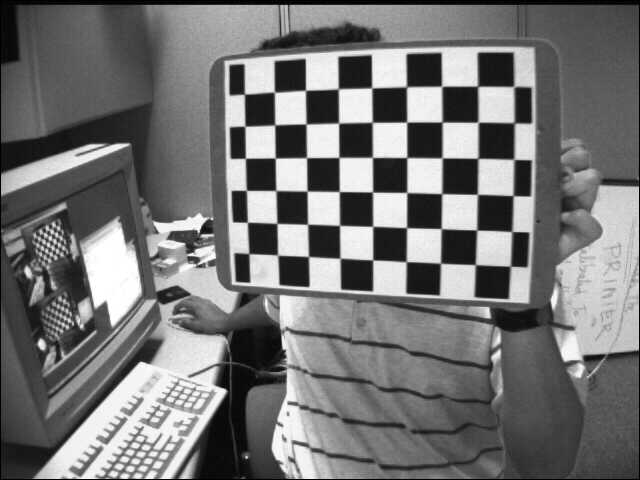
#> input picture Week_6/opencv_calibration_imgs/left01.jpg, 640 x 480 px; its folder holds only this picture in this run
$ python calibration.py
#> lines starting #> are read from the running program, lines starting #| are printed output that depends on the picture; after the words box and inside, x2 and y2 are one past the last pixel; in counts of white or black regions, pixels touching at a corner belong together; long printed decimals are rounded
#!/usr/bin/env python3

import cv2
import numpy as np
import os
import glob

vis = False
np.set_printoptions(precision=3)

# Part 1
folder = 'opencv_calibration_imgs'
CHECKERBOARD = (6,9)

# Part 2
# folder = 'prof_calibration_imgs'
# CHECKERBOARD = (7,11)

# Part 3
# folder = 'custom_calibration_imgs'
# CHECKERBOARD = (6,9)

# Defining the dimensions of checkerboard
criteria = (cv2.TERM_CRITERIA_EPS + cv2.TERM_CRITERIA_MAX_ITER, 30, 0.001)

# Creating vector to store vectors of 3D points for each checkerboard image
objpoints = []
# Creating vector to store vectors of 2D points for each checkerboard image
imgpoints = []

# Defining the world coordinates for 3D points
objp = np.zeros((1, CHECKERBOARD[0] * CHECKERBOARD[1], 3), np.float32)
objp[0,:,:2] = np.mgrid[0:CHECKERBOARD[0], 0:CHECKERBOARD[1]].T.reshape(-1, 2)
prev_img_shape = None

# Extracting path of individual image stored in a given directory
images = glob.glob(os.path.join(folder, '*.jpg'))

for fname in images:
    img = cv2.imread(fname)
#> img is the input picture: shape (480, 640, 3); min 0, max 255, mean 116.6
    gray = cv2.cvtColor(img,cv2.COLOR_BGR2GRAY)
    # Find the chess board corners

    ret, corners = cv2.findChessboardCorners(gray, CHECKERBOARD, cv2.CALIB_CB_ADAPTIVE_THRESH + cv2.CALIB_CB_FAST_CHECK + cv2.CALIB_CB_NORMALIZE_IMAGE)
#> ret = True; corners = 54 rows, first 8: [248.8, 253.6], [247.4, 222.5], [246.4, 190.3], [245.5, 158.4], [245, 126.5], [244.5, 94.33], [277.5, 255.2], [276.8, 223.4]

    if ret == True:
        objpoints.append(objp)
        corners2 = cv2.cornerSubPix(gray, corners, (11,11),(-1,-1), criteria)
#> corners2 = 54 rows, first 8: [248.9, 253.6], [247.4, 222.3], [246.3, 190.4], [245.4, 158.3], [244.9, 126.2], [244.4, 94.14], [277.6, 255.1], [276.9, 223.4]
        imgpoints.append(corners2)
        # Draw and display the corners
        img = cv2.drawChessboardCorners(img, CHECKERBOARD, corners2, ret)
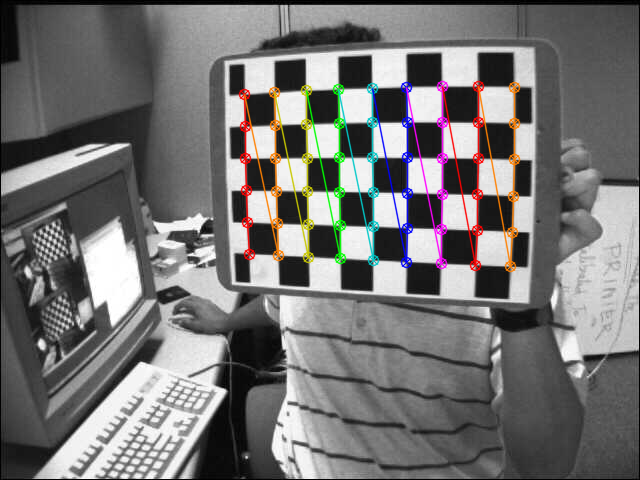
#> img: shape (480, 640, 3); 4.23% of pixels changed, all inside (x1, y1, x2, y2) = (238, 80, 521, 273)

    if vis:
        cv2.imshow('img',img)
        cv2.waitKey(0)

cv2.destroyAllWindows()

h,w = img.shape[:2]
#> h = 480; w = 640
"""
Performing camera calibration by
passing the value of known 3D points (objpoints)
and corresponding pixel coordinates of the
detected corners (imgpoints)
"""
ret, mtx, dist, rvecs, tvecs = cv2.calibrateCamera(objpoints, imgpoints, gray.shape[::-1], None, None)
#> ret = 0.161; mtx = [[799.8, 0, 306.2], [0, 761.1, 310.1], [0, 0, 1]]; dist = [[-0.636, 0.284, -0.0557, 0.0202, -0.377]]; rvecs = ([-0.136, 0.524, -1.51],); tvecs = ([-1.76, -1.8, 24.43],)

# Save the camera calibration result for later use
print("Camera matrix : \n")
print(mtx)
#| [[799.787   0.    306.151]
#|  [  0.    761.118 310.051]
#|  [  0.      0.      1.   ]]
np.save(folder + '/camera_matrix.npy', mtx)
print("")

print("dist : \n")
print(dist)
#| [[-0.636  0.284 -0.056  0.02  -0.377]]
np.save(folder + '/camera_dist_coeff.npy', dist)
print("")

print("rvecs : \n")
print(rvecs)
#| (array([[-0.136],
#|        [ 0.524],
#|        [-1.508]]),)
np.save(folder + '/camera_rvecs.npy', rvecs)
print("")

print("tvecs : \n")
print(tvecs)
#| (array([[-1.763],
#|        [-1.799],
#|        [24.433]]),)
np.save(folder + '/camera_tvecs.npy', tvecs)
print("")

# Re-projection error gives a good estimation of just how exact the found parameters are.
mean_error = 0
for i in range(len(objpoints)):
    imgpoints2, _ = cv2.projectPoints(objpoints[i], rvecs[i], tvecs[i], mtx, dist)
    error = cv2.norm(imgpoints[i],imgpoints2, cv2.NORM_L2)/len(imgpoints2)
    mean_error += error
#> this loop made 1 pass
#> (error, mean_error) on pass 1: (0.0219, 0.0219)
#> after the loop, mean_error = 0.0219

print( "total error: {}".format(mean_error/len(objpoints)) )
#| total error: 0.02191

# Reprojection error save
np.save(folder + '/camera_reprojection_error.npy', mean_error)


# Get new image which are undistorted using the camera matrix and distortion coefficients
for fname in images:
    img = cv2.imread(fname)
    h,  w = img.shape[:2]
    newcameramtx, roi = cv2.getOptimalNewCameraMatrix(mtx, dist, (w,h), 1, (w,h))
#> newcameramtx = [[577.7, 0, 331.8], [0, 539.9, 294.6], [0, 0, 1]]; roi = (75, 67, 521, 358)

    # undistort
    dst = cv2.undistort(img, mtx, dist, None, newcameramtx)
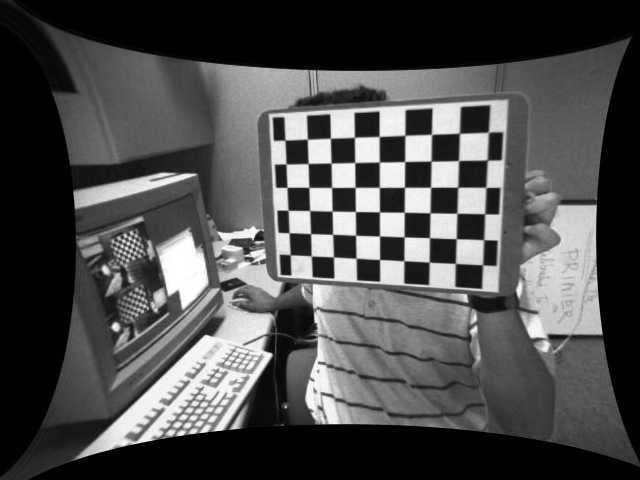
#> dst: shape (480, 640, 3); min 0, max 255, mean 76.6
    # crop the image
    x, y, w, h = roi
#> x = 75; y = 67; w = 521; h = 358
    dst = dst[y:y+h, x:x+w]
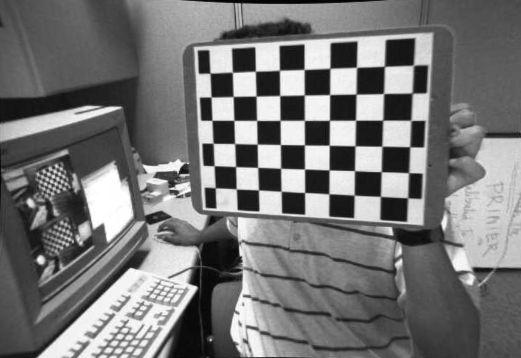
#> dst: shape (358, 521, 3); min 0, max 255, mean 117.6
    cv2.imwrite(folder + '/calibresult/' + fname.split('/')[-1], dst)

    if vis:
        cv2.imshow('img',dst)
        cv2.waitKey(0)

cv2.destroyAllWindows()

$ run again, on Week_6/opencv_calibration_imgs/left05.jpg
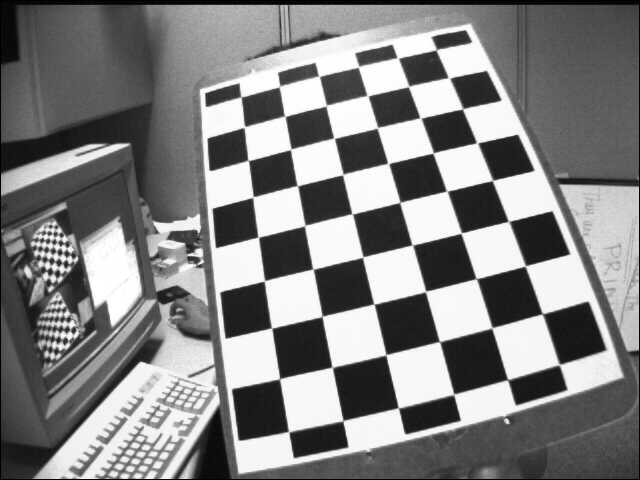
#> input picture Week_6/opencv_calibration_imgs/left05.jpg, 640 x 480 px
#> img is the input picture: shape (480, 640, 3); min 0, max 255, mean 129.8
#> `ret, corners = cv2.findChessboardCorners(gray, CHECKERBOARD, cv2.CALIB..`: ret = True; corners = 54 rows, first 8: [241.1, 96.86], [279, 86.93], [319.3, 76.62], [358.4, 66.89], [397.5, 57.87], [435.9, 50.23], [244.9, 126.6], [285.5, 116.6]
#> corners2 = 54 rows, first 8: [240.9, 96.93], [279.5, 86.41], [319.1, 76.26], [358.4, 66.66], [397.8, 57.84], [436.3, 49.72], [244.3, 127], [284.7, 116.3]
#> `img = cv2.drawChessboardCorners(img, CHECKERBOARD, corners2, ret)`:
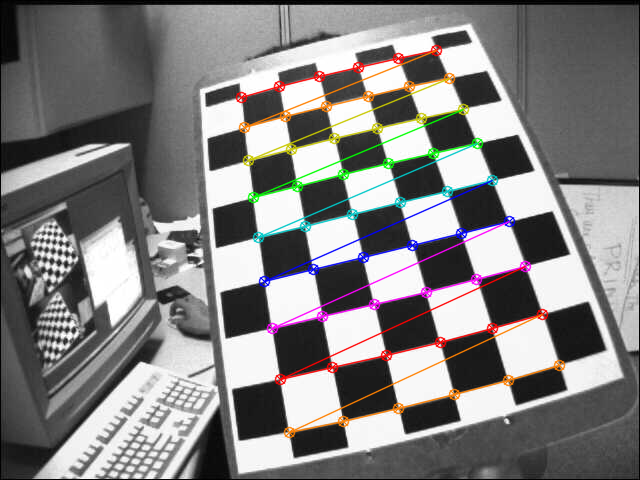
#> img: shape (480, 640, 3); 5.19% of pixels changed, all inside (x1, y1, x2, y2) = (235, 44, 566, 439)
#> `ret, mtx, dist, rvecs, tvecs = cv2.calibrateCamera(objpoints, imgpoint..`: ret = 0.143; mtx = [[655.2, 0, 318.4], [0, 666, 182.3], [0, 0, 1]]; dist = [[-0.434, -0.0421, 0.0347, 0.0164, 0.441]]; rvecs = ([-0.601, 0.113, -0.22],); tvecs = ([-1.94, -2.1, 15.81],)
#| [[655.219   0.    318.417]
#|  [  0.    666.006 182.336]
#|  [  0.      0.      1.   ]]
#| [[-0.434 -0.042  0.035  0.016  0.441]]
#| (array([[-0.601],
#|        [ 0.113],
#|        [-0.22 ]]),)
#| (array([[-1.937],
#|        [-2.101],
#|        [15.807]]),)
#> the loop `for i in range(len(objpoints)):` made 1 pass
#> (error, mean_error) on pass 1: (0.0195, 0.0195)
#> after the loop `for i in range(len(objpoints)):`: mean_error = 0.0195
#| total error: 0.01946
#> newcameramtx = [[524.2, 0, 334.6], [0, 541.1, 204.3], [0, 0, 1]]; roi = (32, 45, 583, 411)
#> `x, y, w, h = roi`: x = 32; y = 45; w = 583; h = 411
#> `dst = dst[y:y+h, x:x+w]`:
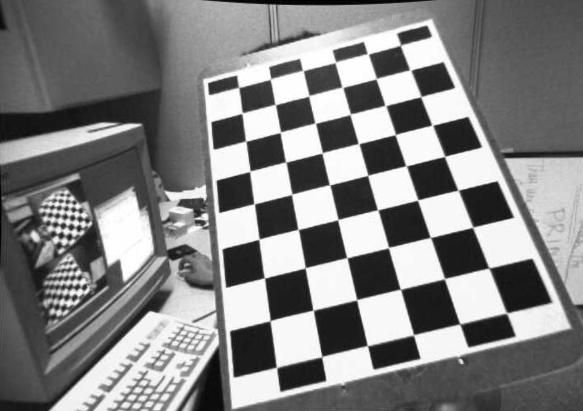
#> dst: shape (411, 583, 3); min 0, max 255, mean 129.9

$ run again, on Week_6/opencv_calibration_imgs/left06.jpg
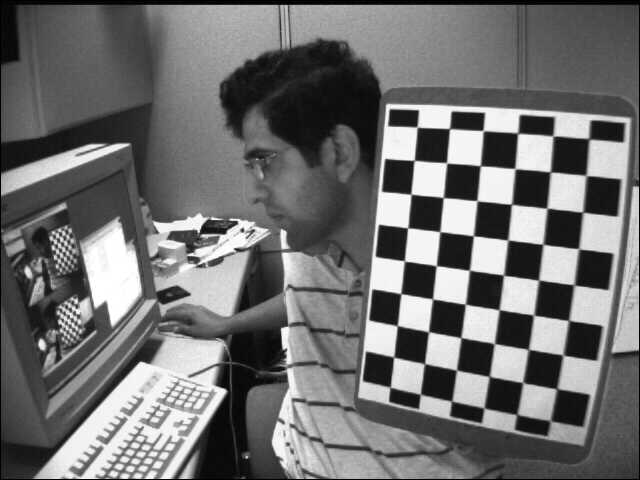
#> input picture Week_6/opencv_calibration_imgs/left06.jpg, 640 x 480 px
#> img is the input picture: shape (480, 640, 3); min 0, max 255, mean 111.6
#> `ret, corners = cv2.findChessboardCorners(gray, CHECKERBOARD, cv2.CALIB..`: ret = True; corners = 54 rows, first 8: [416.7, 126.5], [449.4, 128.8], [482.6, 130.1], [516.9, 133.6], [552.9, 135.9], [589.1, 139], [414.3, 160.3], [446.7, 162.9]
#> corners2 = 54 rows, first 8: [417.1, 127.1], [449.6, 128.6], [483.1, 130.6], [517.7, 133.1], [553, 135.9], [588.9, 138.7], [414.1, 160.4], [446.6, 162.9]
#> `img = cv2.drawChessboardCorners(img, CHECKERBOARD, corners2, ret)`:
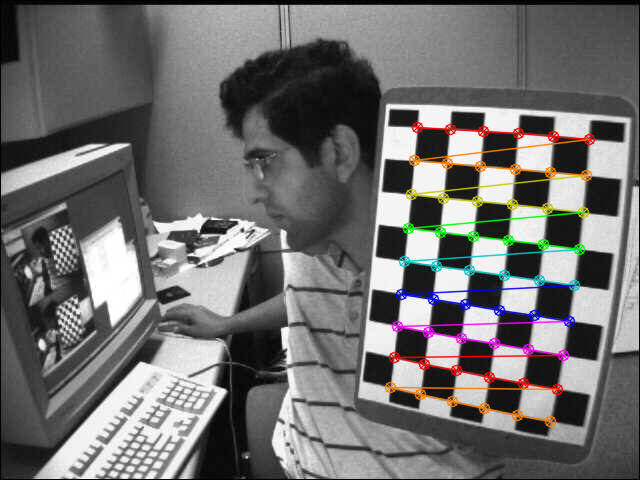
#> img: shape (480, 640, 3); 4.23% of pixels changed, all inside (x1, y1, x2, y2) = (384, 121, 596, 428)
#> `ret, mtx, dist, rvecs, tvecs = cv2.calibrateCamera(objpoints, imgpoint..`: ret = 0.129; mtx = [[635.8, 0, 269.2], [0, 645.3, 222], [0, 0, 1]]; dist = [[-0.377, 0.0379, -6.31e-05, 0.0349, 0.0991]]; rvecs = ([0.0547, 0.556, 0.102],); tvecs = ([4.39, -2.81, 18.88],)
#| [[635.751   0.    269.191]
#|  [  0.    645.26  221.96 ]
#|  [  0.      0.      1.   ]]
#| [[-3.771e-01  3.786e-02 -6.306e-05  3.489e-02  9.908e-02]]
#| (array([[0.055],
#|        [0.556],
#|        [0.102]]),)
#| (array([[ 4.393],
#|        [-2.812],
#|        [18.883]]),)
#> the loop `for i in range(len(objpoints)):` made 1 pass
#> (error, mean_error) on pass 1: (0.0176, 0.0176)
#> after the loop `for i in range(len(objpoints)):`: mean_error = 0.0176
#| total error: 0.01757
#> newcameramtx = [[515.5, 0, 296.8], [0, 505.9, 217.7], [0, 0, 1]]; roi = (43, 35, 576, 397)
#> `x, y, w, h = roi`: x = 43; y = 35; w = 576; h = 397
#> `dst = dst[y:y+h, x:x+w]`:
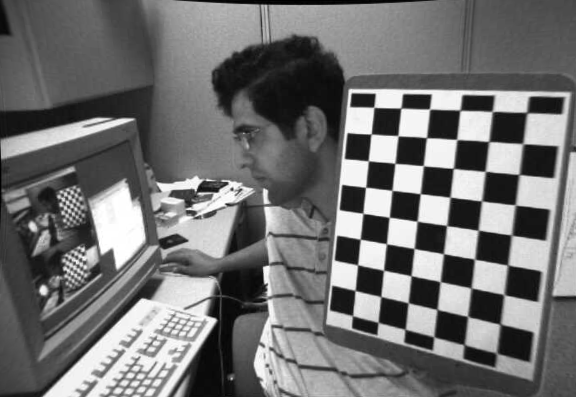
#> dst: shape (397, 576, 3); min 0, max 255, mean 113.1

$ run again, on Week_6/opencv_calibration_imgs/left02.jpg
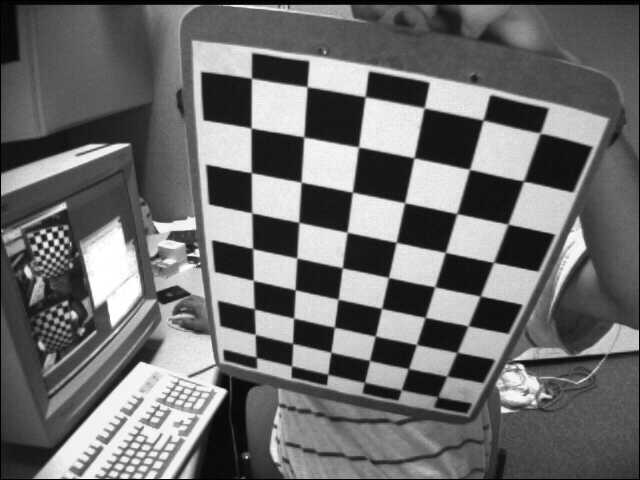
#> input picture Week_6/opencv_calibration_imgs/left02.jpg, 640 x 480 px
#> img is the input picture: shape (480, 640, 3); min 0, max 255, mean 109
#> `ret, corners = cv2.findChessboardCorners(gray, CHECKERBOARD, cv2.CALIB..`: ret = True; corners = 54 rows, first 8: [437.8, 396.5], [401.3, 389.6], [364.6, 381.6], [327.6, 374.4], [291.6, 366], [256.6, 357.4], [446.6, 375.9], [408.5, 368.4]
#> corners2 = 54 rows, first 8: [435.3, 402.6], [401, 391.4], [363.3, 386.2], [327.5, 378.3], [291, 369.3], [256.4, 362.4], [446.7, 376.1], [408.5, 368.6]
#> `img = cv2.drawChessboardCorners(img, CHECKERBOARD, corners2, ret)`:
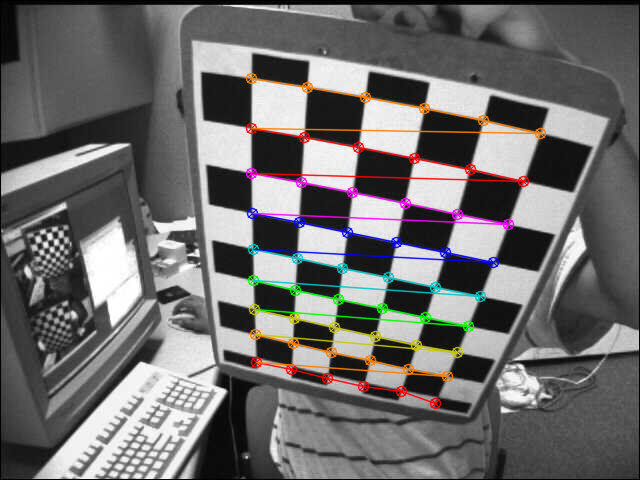
#> img: shape (480, 640, 3); 5.19% of pixels changed, all inside (x1, y1, x2, y2) = (245, 72, 547, 410)
#> `ret, mtx, dist, rvecs, tvecs = cv2.calibrateCamera(objpoints, imgpoint..`: ret = 1.09; mtx = [[517.6, 0, 339.6], [0, 509.4, 262.1], [0, 0, 1]]; dist = [[-0.0781, -0.733, 0.0164, -0.0106, 1.73]]; rvecs = ([-0.23, 1.06, -2.78],); tvecs = ([2.61, 3.67, 13.52],)
#| [[517.635   0.    339.626]
#|  [  0.    509.439 262.144]
#|  [  0.      0.      1.   ]]
#| [[-0.078 -0.733  0.016 -0.011  1.728]]
#| (array([[-0.23 ],
#|        [ 1.06 ],
#|        [-2.776]]),)
#| (array([[ 2.609],
#|        [ 3.668],
#|        [13.517]]),)
#> the loop `for i in range(len(objpoints)):` made 1 pass
#> (error, mean_error) on pass 1: (0.148, 0.148)
#> after the loop `for i in range(len(objpoints)):`: mean_error = 0.148
#| total error: 0.1478
#> newcameramtx = [[499.7, 0, 331], [0, 483.2, 268.7], [0, 0, 1]]; roi = (57, 54, 558, 403)
#> `x, y, w, h = roi`: x = 57; y = 54; w = 558; h = 403
#> `dst = dst[y:y+h, x:x+w]`:
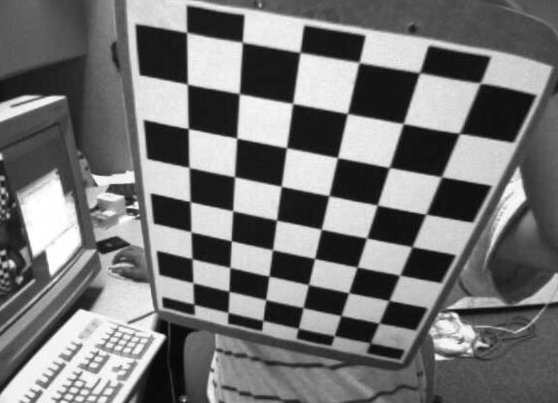
#> dst: shape (403, 558, 3); min 3, max 255, mean 117.6
